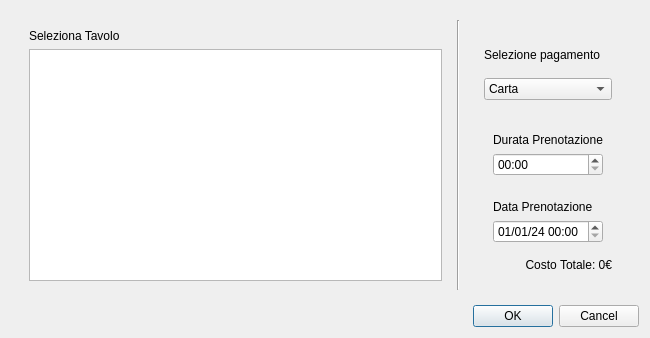
<?xml version="1.0" encoding="UTF-8"?>
<ui version="4.0">
 <class>Dialog</class>
 <widget class="QDialog" name="Dialog">
  <property name="geometry">
   <rect>
    <x>0</x>
    <y>0</y>
    <width>650</width>
    <height>338</height>
   </rect>
  </property>
  <property name="windowTitle">
   <string>Prenotazione Biliardo</string>
  </property>
  <layout class="QVBoxLayout" name="verticalLayout_Main">
   <item>
    <widget class="QWidget" name="containerPrenotazione" native="true">
     <layout class="QHBoxLayout" name="horizontalLayout_Prenotazione">
      <item>
       <widget class="QWidget" name="tavoliContainer" native="true">
        <layout class="QVBoxLayout" name="verticalLayout_Tavoli">
         <item>
          <widget class="QLabel" name="lblSelezionaTavolo">
           <property name="text">
            <string>Seleziona Tavolo</string>
           </property>
          </widget>
         </item>
         <item>
          <widget class="QListWidget" name="lstTavoli">
           <property name="selectionMode">
            <enum>QAbstractItemView::SelectionMode::NoSelection</enum>
           </property>
          </widget>
         </item>
        </layout>
       </widget>
      </item>
      <item>
       <widget class="Line" name="lineVerticalSeparator">
        <property name="orientation">
         <enum>Qt::Orientation::Vertical</enum>
        </property>
       </widget>
      </item>
      <item>
       <widget class="QWidget" name="rightContainer" native="true">
        <layout class="QVBoxLayout" name="verticalLayout_Right">
         <item>
          <widget class="QWidget" name="paymentContainer" native="true">
           <layout class="QVBoxLayout" name="verticalLayout_Payment">
            <item>
             <widget class="QLabel" name="lblSelezionePagamento">
              <property name="text">
               <string>Selezione pagamento</string>
              </property>
             </widget>
            </item>
            <item>
             <widget class="QComboBox" name="cmbPagamento">
              <item>
               <property name="text">
                <string>Carta</string>
               </property>
              </item>
              <item>
               <property name="text">
                <string>Contanti</string>
               </property>
              </item>
             </widget>
            </item>
           </layout>
          </widget>
         </item>
         <item>
          <widget class="QWidget" name="durationDateCostContainer" native="true">
           <layout class="QVBoxLayout" name="verticalLayout_DurationDateCost">
            <item>
             <widget class="QWidget" name="durationContainer" native="true">
              <layout class="QVBoxLayout" name="verticalLayout_Duration">
               <item>
                <widget class="QLabel" name="lblDurataPrenotazione">
                 <property name="text">
                  <string>Durata Prenotazione</string>
                 </property>
                </widget>
               </item>
               <item>
                <widget class="QTimeEdit" name="tmeDurata">
                 <property name="displayFormat">
                  <string>HH:mm</string>
                 </property>
                </widget>
               </item>
              </layout>
             </widget>
            </item>
            <item>
             <widget class="QWidget" name="dateContainer" native="true">
              <layout class="QVBoxLayout" name="verticalLayout_Date">
               <item>
                <widget class="QLabel" name="lblDataPrenotazione">
                 <property name="text">
                  <string>Data Prenotazione</string>
                 </property>
                </widget>
               </item>
               <item>
                <widget class="QDateTimeEdit" name="dteDataPrenotazione">
                 <property name="date">
                  <date>
                   <year>2024</year>
                   <month>1</month>
                   <day>1</day>
                  </date>
                 </property>
                 <property name="time">
                  <time>
                   <hour>0</hour>
                   <minute>0</minute>
                   <second>0</second>
                  </time>
                 </property>
                 <property name="displayFormat">
                  <string>dd/MM/yy HH:mm</string>
                 </property>
                </widget>
               </item>
              </layout>
             </widget>
            </item>
            <item>
             <widget class="QLabel" name="lblCostoTotale">
              <property name="text">
               <string>Costo Totale: 0€</string>
              </property>
              <property name="alignment">
               <set>Qt::AlignmentFlag::AlignRight|Qt::AlignmentFlag::AlignTrailing|Qt::AlignmentFlag::AlignVCenter</set>
              </property>
             </widget>
            </item>
           </layout>
          </widget>
         </item>
        </layout>
       </widget>
      </item>
     </layout>
    </widget>
   </item>
   <item>
    <widget class="QDialogButtonBox" name="buttonBox">
     <property name="orientation">
      <enum>Qt::Orientation::Horizontal</enum>
     </property>
     <property name="standardButtons">
      <set>QDialogButtonBox::StandardButton::Cancel|QDialogButtonBox::StandardButton::Ok</set>
     </property>
    </widget>
   </item>
  </layout>
 </widget>
 <resources/>
 <connections>
  <connection>
   <sender>buttonBox</sender>
   <signal>accepted()</signal>
   <receiver>Dialog</receiver>
   <slot>accept()</slot>
   <hints>
    <hint type="sourcelabel">
     <x>571</x>
     <y>273</y>
    </hint>
    <hint type="destinationlabel">
     <x>324</x>
     <y>149</y>
    </hint>
   </hints>
  </connection>
  <connection>
   <sender>buttonBox</sender>
   <signal>rejected()</signal>
   <receiver>Dialog</receiver>
   <slot>reject()</slot>
   <hints>
    <hint type="sourcelabel">
     <x>639</x>
     <y>273</y>
    </hint>
    <hint type="destinationlabel">
     <x>324</x>
     <y>149</y>
    </hint>
   </hints>
  </connection>
 </connections>
</ui>
